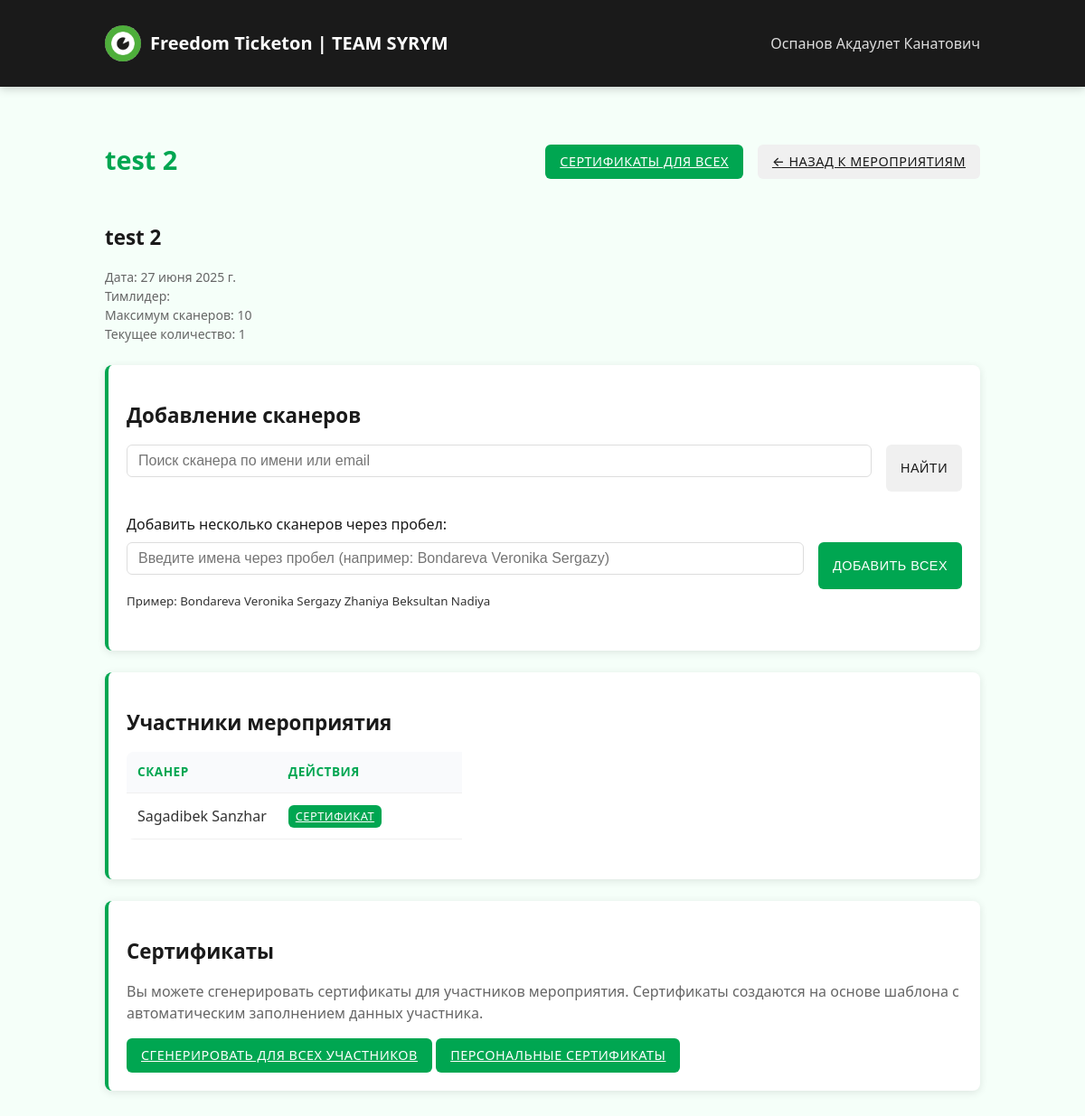
The page /events/625/edit/ (signed in) on the database as committed earlier.
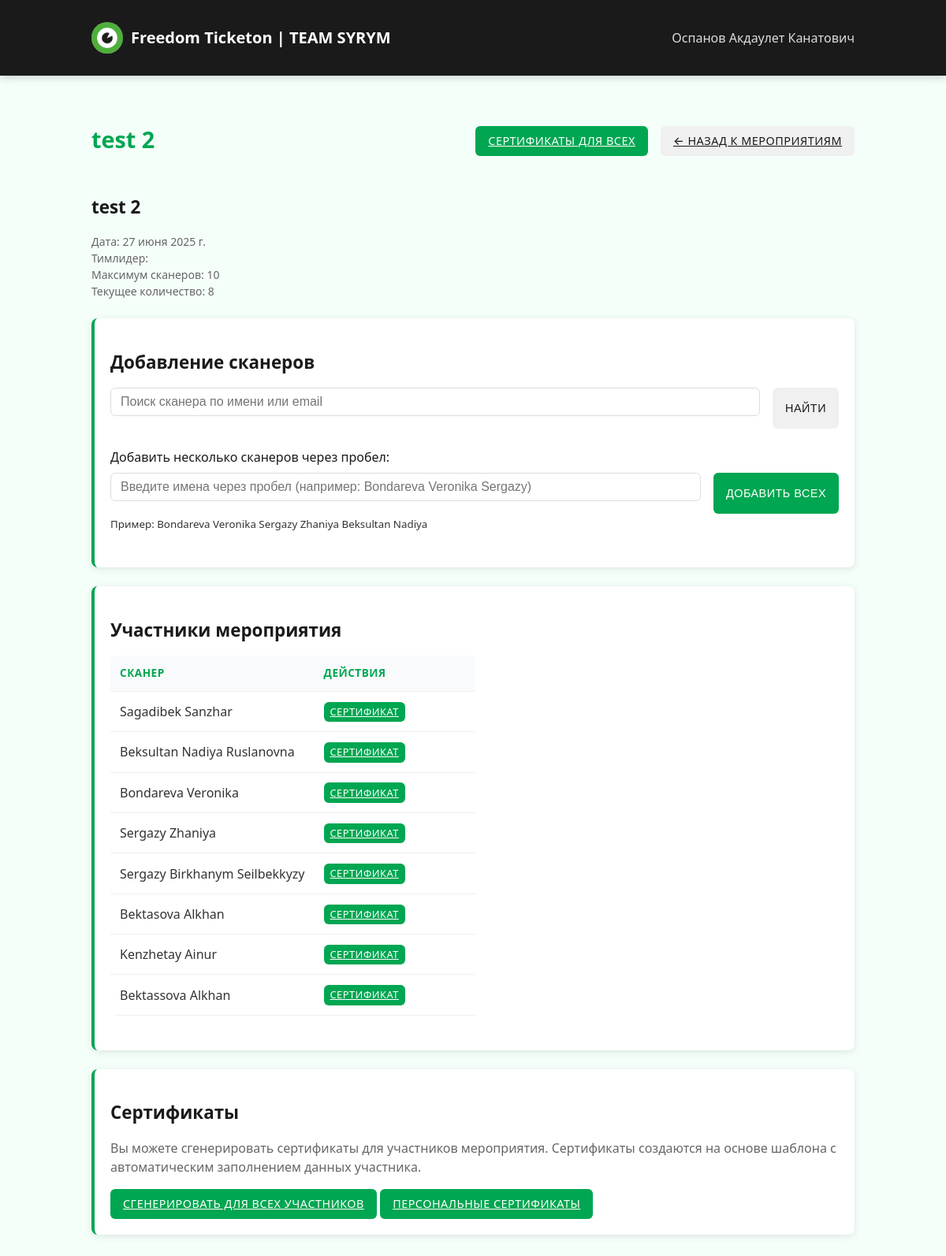
The same page on the database as committed later.
### core/models.py (models this page shows, shortened)
class Event(models.Model):
    name = models.CharField(max_length=200)
    date = models.DateField()
    start_date = models.DateField(null=True, blank=True)
    end_date = models.DateField(null=True, blank=True)
    location = models.CharField(max_length=200, default='Астана')
    description = models.TextField(blank=True, default='')
    created_by = models.ForeignKey(User, on_delete=models.CASCADE)
    created_at = models.DateTimeField(default=timezone.now)
    code = models.CharField(max_length=10, default='DEFAULT000')
    duration_hours = models.FloatField(default=1.0)
    max_scanners = models.IntegerField(default=10)

class EventParticipant(models.Model):
    event = models.ForeignKey(Event, on_delete=models.CASCADE)
    volunteer = models.ForeignKey(Scanner, on_delete=models.CASCADE)
    registered_at = models.DateTimeField(default=timezone.now)
    hours_awarded = models.FloatField(default=0.0)
    class Meta:
        unique_together = ('event', 'volunteer')

class Scanner(models.Model):
    first_name = models.CharField(max_length=100)
    last_name = models.CharField(max_length=100)
    email = models.EmailField(blank=True, null=True)
    created_at = models.DateTimeField(default=timezone.now)

### core/views.py (the view, shortened to what this page needs)
# urls.py: path('events/<int:event_id>/edit/', views.event_edit, name='event_edit'),
@team_leader_required
def event_edit(request, event_id):
    event = Event.objects.get(id=event_id)
    all_scanners = Scanner.objects.all()
    participants = EventParticipant.objects.filter(event=event).select_related('volunteer')
    return render(request, 'core/event_edit.html', {
        'event': event,
        'all_scanners': all_scanners,
        'participants': participants,
        'is_creator': event.created_by == request.user,
        'is_admin': request.user.is_staff
    })

### core/models.py (called while the page is built)
def is_team_leader(user):
    return user.groups.filter(name='Тимлидеры').exists()

### core/views.py (called while the page is built)
def is_team_leader_or_admin(user):
    return user.is_authenticated and (user.is_team_leader or user.is_staff)

### templates/core/event_edit.html (shortened to what this page needs)
{% extends 'base.html' %}
{% load custom_filters %}
{% block content %}
<div class="flex justify-between items-center mb-3">
    <h1>{{ event.name }}</h1>
    <div class="flex gap-2">
        <a href="{% url 'generate_all_certificates' event.id %}" class="btn btn-success">Сертификаты для всех</a>
        <a href="{% url 'events' %}" class="btn btn-secondary">← Назад к мероприятиям</a>
    </div>
</div>
<div class="event-details mb-3">
    <h2>{{ event.name }}</h2>
    <div class="text-sm" style="color: #666;">
        <div>Дата: {{ event.date }}</div>
        <div>Тимлидер: {{ event.created_by.first_name }} {{ event.created_by.last_name }}</div>
        <div>Максимум сканеров: {{ event.max_scanners }}</div>
        <div>Текущее количество: {{ participants.count }}</div>
    </div>
</div>
<div class="card mb-3">
    <h2 class="mb-2">Добавление сканеров</h2>
    <div id="search-wrapper">
        <form id="add-volunteer-form" method="post">
            <div class="flex gap-2 mb-3">
                <input id="volunteer-search" type="text" class="form-control" placeholder="Поиск сканера по имени или email" autocomplete="off" style="flex:1">
                <button type="button" id="search-btn" class="btn btn-secondary">Найти</button>
            </div>
            <div class="mb-3">
                <label for="volunteer-names" class="block mb-1">Добавить несколько сканеров через пробел:</label>
                <div class="flex gap-2">
                    <input id="volunteer-names" name="volunteer_names" type="text" class="form-control" placeholder="Введите имена через пробел (например: Bondareva Veronika Sergazy)" style="flex:1">
                    <button name="add_volunteer" class="btn btn-primary">Добавить всех</button>
                </div>
                <small class="text-muted">Пример: Bondareva Veronika Sergazy Zhaniya Beksultan Nadiya</small>
            </div>
        </form>
    </div>
</div>
<div class="card mb-3">
    <h2 class="mb-2">Участники мероприятия</h2>
    {% if participants %}
    <form method="post">
        <table>
            <thead>
                <tr>
                    <th>Сканер</th>
                    <th style="width: 180px;">Действия</th>
                </tr>
            </thead>
            <tbody>
                {% for p in participants %}
                <tr>
                    <td>{{ p.volunteer.first_name }} {{ p.volunteer.last_name }}</td>
                    <td>
                        <a href="{% url 'generate_certificate' p.id %}" class="btn btn-success" style="font-size: 0.8rem; padding: 0.2rem 0.5rem;">Сертификат</a>
                    </td>
                </tr>
                {% endfor %}
            </tbody>
        </table>
    </form>
    {% else %}
    <p style="color: #666; text-align: center; padding: 1rem;">
        Пока нет добавленных сканеров
    </p>
    {% endif %}
</div>
<div class="card mt-3">
    <h2 class="mb-2">Сертификаты</h2>
    <p class="mb-2" style="color: #666;">
        Вы можете сгенерировать сертификаты для участников мероприятия.
        Сертификаты создаются на основе шаблона с автоматическим заполнением данных участника.
    </p>
    <div>
        <a href="{% url 'generate_all_certificates' event.id %}" class="btn btn-success">Сгенерировать для всех участников</a>
        <a href="{% url 'scanner_certificates' %}" class="btn btn-primary">Персональные сертификаты</a>
    </div>
</div>
{% endblock %}

### templates/base.html (shortened to what this page needs)
{% load static %}
<!DOCTYPE html>
<html lang="ru">
<head>
    <link rel="stylesheet" href="{% static 'css/main.css' %}">
</head>
<body>
    <nav class="navbar">
        <div class="container">
            <div class="navbar-top">
                <a href="{% url 'home' %}" class="navbar-brand">
                    <img src="{% static 'img/freedom_logo.jpg' %}" alt="Freedom Logo" class="logo">
                    <span class="brand-text">Freedom Ticketon | TEAM SYRYM</span>
                </a>
            </div>
            {% if user.is_authenticated %}
            <ul class="navbar-nav" id="mobileMenu">
                <li class="nav-item">
                    <span class="nav-link">{{ user.first_name }} {{ user.last_name }}</span>
                </li>
            </ul>
            {% endif %}
        </div>
    </nav>
    <div class="container mt-3">
        {% block content %}{% endblock %}
    </div>
</body>
</html>

### static/css/main.css (style rules this page uses)
:root { --primary-color: #00a651; --primary-hover: #008442; --accent-color: #4dc075; --light-color: #f5fff9; --dark-color: #1a1a1a; --gray-color: #f0f0f0; --text-color: #333; --danger-color: #d84040; --success-color: #00a651; }
body { font-family: "Segoe UI", -apple-system, BlinkMacSystemFont, Roboto, Oxygen, Ubuntu, sans-serif; background-color: var(--light-color); color: var(--text-color); line-height: 1.5; margin: 0; padding: 0; -webkit-font-smoothing: antialiased; -moz-osx-font-smoothing: grayscale; }
.container { width: 100%; max-width: 1000px; margin: 0 auto; padding: 1rem; box-sizing: border-box; }
.card { background: white; border-radius: 8px; box-shadow: 0 2px 10px rgba(0, 0, 0, 0.1); padding: 20px; margin-bottom: 20px; border-left: 4px solid var(--primary-color); overflow: hidden; }
h1, h2, h3 { color: var(--dark-color); font-weight: 600; word-wrap: break-word; }
h1 { font-size: 1.8rem; margin-bottom: 1.5rem; color: var(--primary-color); }
h2 { font-size: 1.4rem; margin-bottom: 1rem; color: var(--dark-color); }
.form-control { display: block; width: 100%; padding: 0.5rem 0.75rem; border: 1px solid #ddd; border-radius: 6px; margin-bottom: 1rem; font-size: 1rem; transition: all 0.2s ease; box-sizing: border-box; }
label { display: block; margin-bottom: 0.5rem; font-weight: 500; color: var(--dark-color); }
.btn { padding: 0.5rem 1rem; border-radius: 6px; border: none; cursor: pointer; font-weight: 500; transition: background-color 0.2s, transform 0.1s; text-transform: uppercase; letter-spacing: 0.5px; font-size: 0.9rem; display: inline-block; text-align: center; }
.btn-primary { background-color: var(--primary-color); color: white; }
.btn-secondary { background-color: var(--gray-color); color: var(--dark-color); }
.btn-success { background-color: var(--success-color); color: white; }
table { width: 100%; border-collapse: collapse; margin-bottom: 1.5rem; background-color: white; border-radius: 8px; overflow-x: auto; display: block; }
th, td { padding: 0.75rem; text-align: left; border-bottom: 1px solid var(--gray-color); }
th { font-weight: 600; background-color: #f9fafc; color: var(--primary-color); text-transform: uppercase; font-size: 0.85rem; letter-spacing: 0.5px; }
.mb-1 { margin-bottom: 0.5rem; }
.mb-2 { margin-bottom: 1rem; }
.mb-3 { margin-bottom: 1.5rem; }
.mt-3 { margin-top: 1.5rem; }
.flex { display: flex; }
.items-center { align-items: center; }
.justify-between { justify-content: space-between; }
.gap-2 { gap: 1rem; }
.text-sm { font-size: 0.875rem; }
.navbar { background-color: var(--dark-color); color: white; padding: 0.75rem 0; box-shadow: 0 2px 10px rgba(0,0,0,0.2); position: relative; }
.navbar .container { display: flex; justify-content: space-between; align-items: center; }
.navbar-brand { font-size: 1.25rem; font-weight: 600; color: white; text-decoration: none; display: flex; align-items: center; }
.navbar-nav { display: flex; list-style: none; margin: 0; padding: 0; }
.nav-item { margin-left: 1.5rem; }
.nav-link { color: rgba(255, 255, 255, 0.85); text-decoration: none; transition: color 0.2s; position: relative; padding: 0.5rem 0; }
.nav-link::after { content: ''; position: absolute; bottom: 0; left: 0; width: 0; height: 2px; background-color: var(--primary-color); transition: width 0.3s; }

### templates/base.html (style rules this page uses)
.logo { width: 40px; height: 40px; margin-right: 10px; border-radius: 50%; }
.navbar-brand { display: flex; align-items: center; }

Rows that differ between the two databases and show on the page:
added EventParticipant: volunteer.first_name "Beksultan", volunteer.last_name "Nadiya Ruslanovna"
added EventParticipant: volunteer.first_name "Bondareva", volunteer.last_name "Veronika"
added EventParticipant: volunteer.first_name "Sergazy", volunteer.last_name "Zhaniya"
added EventParticipant: volunteer.first_name "Sergazy", volunteer.last_name "Birkhanym Seilbekkyzy"
added EventParticipant: volunteer.first_name "Bektasova", volunteer.last_name "Alkhan"
added EventParticipant: volunteer.first_name "Kenzhetay", volunteer.last_name "Ainur"
added EventParticipant: volunteer.first_name "Bektassova", volunteer.last_name "Alkhan"
Other text that changed with them:
{{ participants.count }}: "1" → "8"
